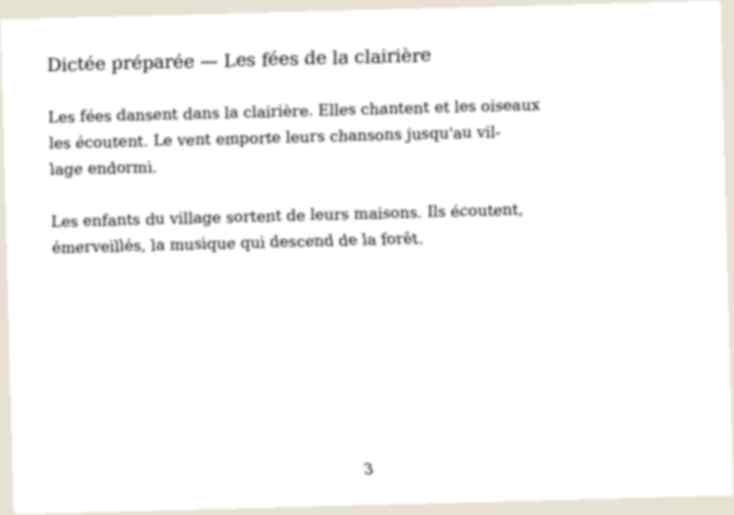
#> input picture server/tests/fixtures/scan/handout-phone.jpg, 734 x 515 px
$ python colorize.py ../../server/tests/fixtures/scan/handout-phone.jpg out.png
#> lines starting #> are read from the running program, lines starting #| are printed output that depends on the picture
"""Recolour a generated picture onto one metal gradient, before its cut-out.

    python tools/art/colorize.py <src.png> <dst.png>             # golden bronze, blended 0.75
    python tools/art/colorize.py <src.png> <dst.png> --blend 0.6

The painted style's "warm and cool colour variation inside every shape" puts blue, green and red
blotches on large polished metal (krea2 skill, "Silver and polished bronze get multicolour
blotches"). Mapping the luminance onto one warm golden-bronze gradient (white stays white, so the
flat background still cuts out) and blending it over the original removes them and keeps the relief
and the ink outline. Used for the treasures' decor-bouclier (its sidecar's `postprocess`).

Runs on the host (Pillow) or in the art container.
"""
import argparse

from PIL import Image, ImageOps

BRONZE = dict(black=(38, 20, 8), mid=(190, 128, 50), white=(255, 255, 255),
              blackpoint=10, midpoint=130, whitepoint=252)


def colorize(im: Image.Image, blend: float = 0.75) -> Image.Image:
#> called with blend = 0.75
    im = im.convert("RGB")
#> im is the input picture: PIL image 734x515 RGB; mean R, G, B 249.1, 248.8, 247.9
    mapped = ImageOps.colorize(ImageOps.grayscale(im), **BRONZE)
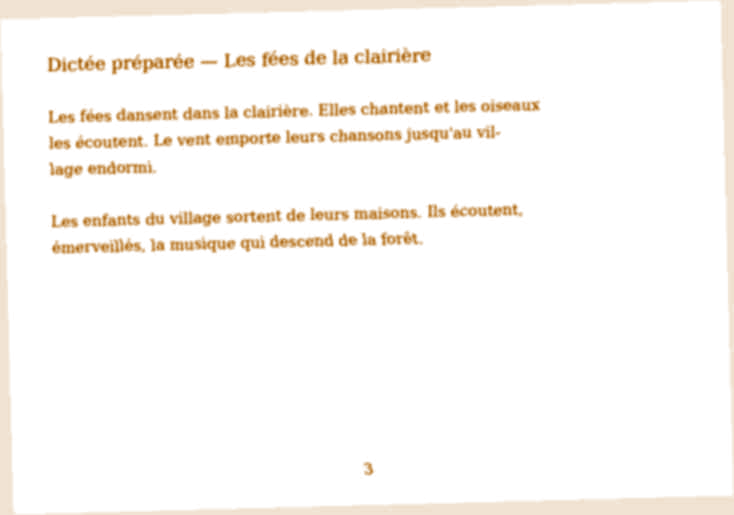
#> mapped: PIL image 734x515 RGB; mean R, G, B 251.9, 249, 245.3
    return Image.blend(im, mapped, blend)


def main():
    ap = argparse.ArgumentParser(description=__doc__, formatter_class=argparse.RawDescriptionHelpFormatter)
    ap.add_argument("src")
    ap.add_argument("dst")
    ap.add_argument("--blend", type=float, default=0.75, help="share of the gradient over the original (default 0.75)")
    a = ap.parse_args()
    colorize(Image.open(a.src), a.blend).save(a.dst)


if __name__ == "__main__":
    main()
